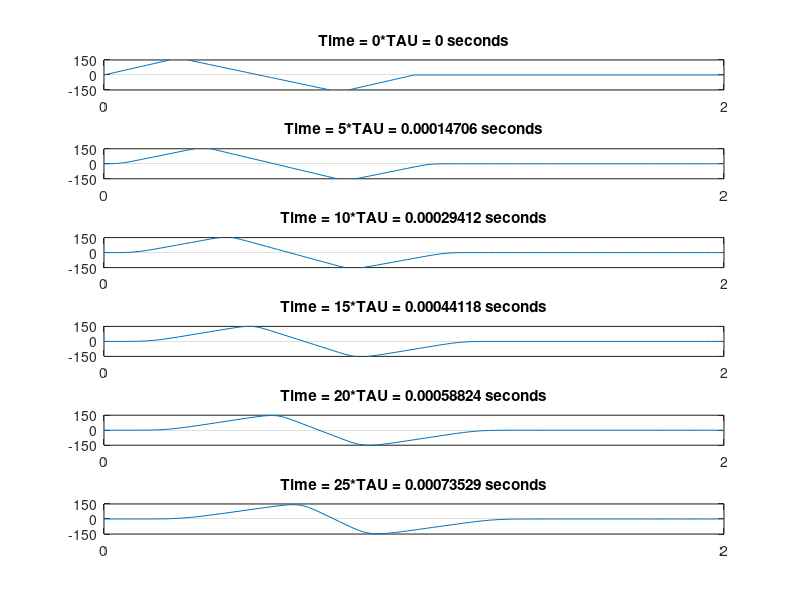
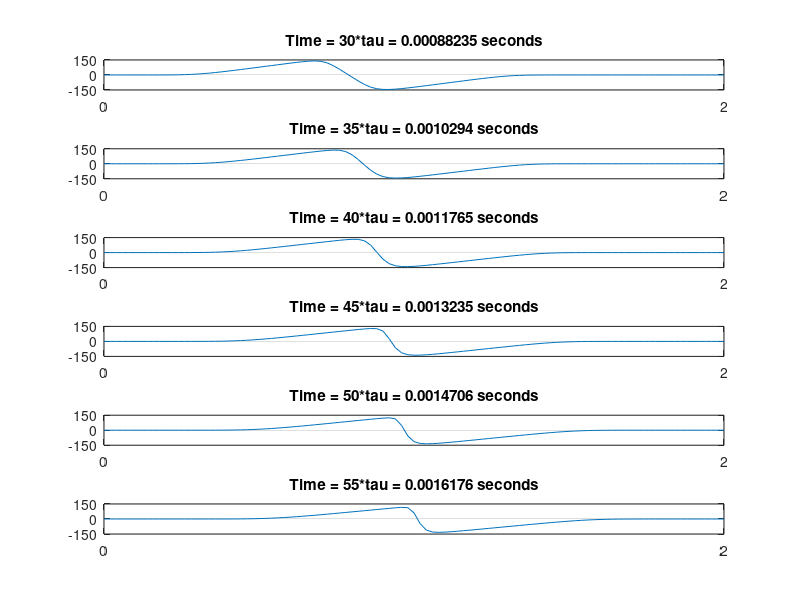

Source code (MATLAB) for these figures, in order:
%                       ***** PROGRAM 2.9 *****                            

% PROPAGATION OF A FINITE-AMPLITUDE WAVE IN A TUBE HAVING A CLOSED LEFT END
% AND AN OPEN RIGHT END
% Reference: Computational Fluid Mechanics by Example (Biringen and Chow; Wiley 2011)

clc;
clf;
clear all;
format short e;

M = 101;
JMAX = 55;

A = zeros(M,JMAX+1);
U = zeros(M,JMAX+1);


% ***** ASSIGN INPUT DATA *****

A0 = 340.;
H = 0.02;
GAMMA = 1.4;
NT = 5;
TAU = 0.5 * H/A0;
RATIO = TAU / H;


% ***** ASSIGN INITIAL CONDITION TO U. FOR A RIGHTWARD-TRAVELING WAVE, 
% CHOOSE THE UPPER SIGN IN (2.12.15) TO COMPUTE A *****

AMPLTD = A0 / 2.0;
COEFF = (GAMMA-1.0) / 2.0;
for I=1:M
    U(I,1) = 0.0;
    if (I >= 1 && I <= 13)
        U(I,1) = AMPLTD * (I-1)/12;
    end
    if (I > 13 && I <= 39)
        U(I,1) = AMPLTD * (26-I)/13;
    end
    if (I > 39 && I <= 51)
        U(I,1) = AMPLTD * (I-51)/12;
    end
    A(I,1) = A0 + COEFF*U(I,1);
end


% ***** ASSIGN BOUNDARY CONDITION FOR U ON THE CLOSED LEFT END AND THAT FOR
% A ON THE OPEN RIGHT END*****

for J=1:JMAX
    U(1,J+1) = 0.0;
    A(M,J+1) = A0;
end


% ***** COMPUTE SOLUTION USING THE METHOD OF COURANT, ISAACSON AND REES. 
% SPECIAL FORMULAE ARE USED AT THE BOUNDARIES WHERE I=1 AND I=M, STABILITY
% CONDITION FOR THE NUMERICAL SCHEME IS CHECKED AT EVERY GRID POINT *****

JLAST = 0;
for J=1:JMAX
    UPA = RATIO * (U(1,J)+A(1,J));
    UMA = RATIO * (U(1,J)-A(1,J));
    if (abs(UPA) <= 1. || abs(UMA) <= 1.)
        UB = U(1,J) - UMA*(U(2,J)-U(1,J));
        AB = A(1,J) - UMA*(A(2,J)-A(1,J));
        A(1,J+1) = AB - COEFF*UB;
        for I=2:M-1
            UPA = RATIO * (U(I,J)+A(I,J));
            UMA = RATIO * (U(I,J)-A(I,J));
            if (abs(UPA) <= 1. || abs(UMA) <= 1.)
                UA = U(I,J) + UPA*(U(I-1,J)-U(I,J));
                AA = A(I,J) + UPA*(A(I-1,J)-A(I,J));
                UB = U(I,J) - UMA*(U(I+1,J)-U(I,J));
                AB = A(I,J) - UMA*(A(I+1,J)-A(I,J));
                U(I,J+1) = 0.5 * ( (UA+UB) + (AA-AB)/COEFF );
                A(I,J+1) = 0.5 * ( COEFF*(UA-UB) + (AA+AB) );
            else
                JLAST = J;
                break;
            end
        end
        if (JLAST == 0)
            UPA = RATIO * (U(M,J)+A(M,J));
            UMA = RATIO * (U(M,J)-A(M,J));
            if (abs(UPA) <= 1. || abs(UMA) <= 1.)
                UA = U(M,J) + UPA*(U(M-1,J)-U(M,J));
                AA = A(M,J) + UPA*(A(M-1,J)-A(M,J));
                U(M,J+1) = UA + (AA-A0)/COEFF;
            else
                JLAST = J;
                break;
            end
        end
    else
        JLAST = J;
        break;
    end
    if (JLAST ~= 0)
        break;
    end
end


% ***** COMPUTE COORDINATES FOR GRID POINTS AND PLOT SOLUTION *****

X(1) = 0.0;
for I=2:M
    X(I) = X(I-1) + H;
end

if (JLAST == 0)
    JLAST = JMAX+1;
end
NN=1;
figure;
for J=1:5:26
    subplot(6,1,NN)
    plot(X,U(:,J))
    NN=NN+1;
    set(gca,'YTick',[-150 0 150])
    set(gca,'XTick',[0 2])
    axis([0,2,-150,150])
    grid on
    title([['Time = ' int2str(J-1)] '*TAU = ' num2str((J-1)*TAU) ' seconds'])
end

NN=1;
figure;
for J=31:5:56
    subplot(6,1,NN)
    plot(X,U(:,J))
    NN=NN+1;
    set(gca,'YTick',[-150 0 150])
    set(gca,'XTick',[0 2])
    axis([0,2,-150,150])
    grid on
    title([['Time = ' int2str(J-1)] '*tau = ' num2str((J-1)*TAU) ' seconds'])
end
